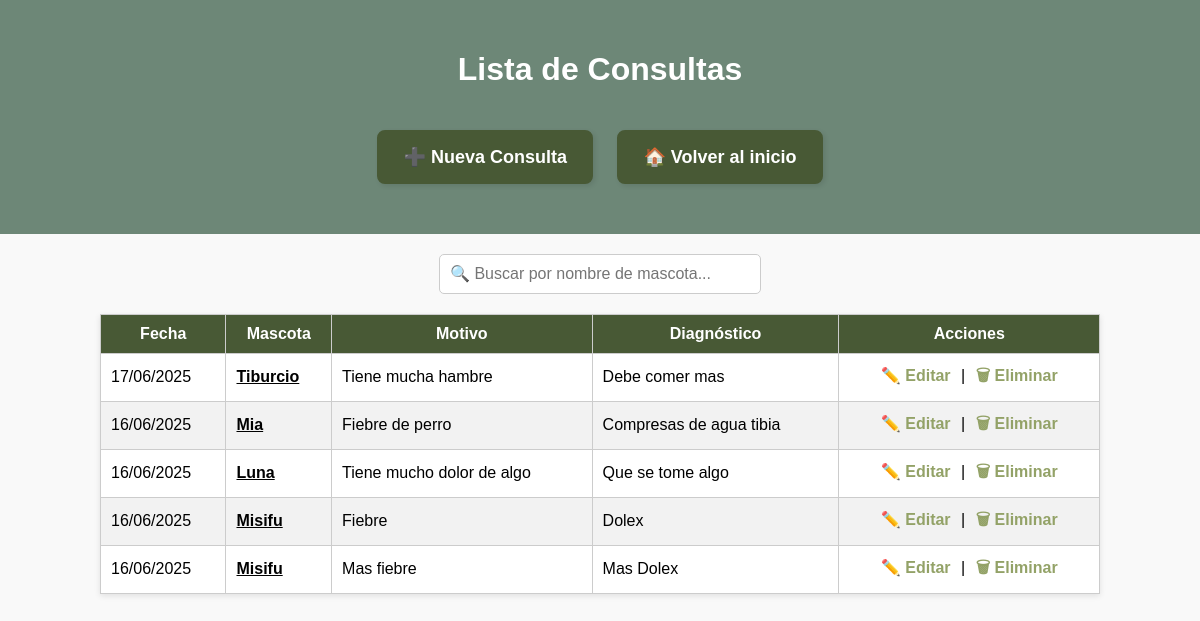
The page /consultas/lista/ on the database as committed earlier.
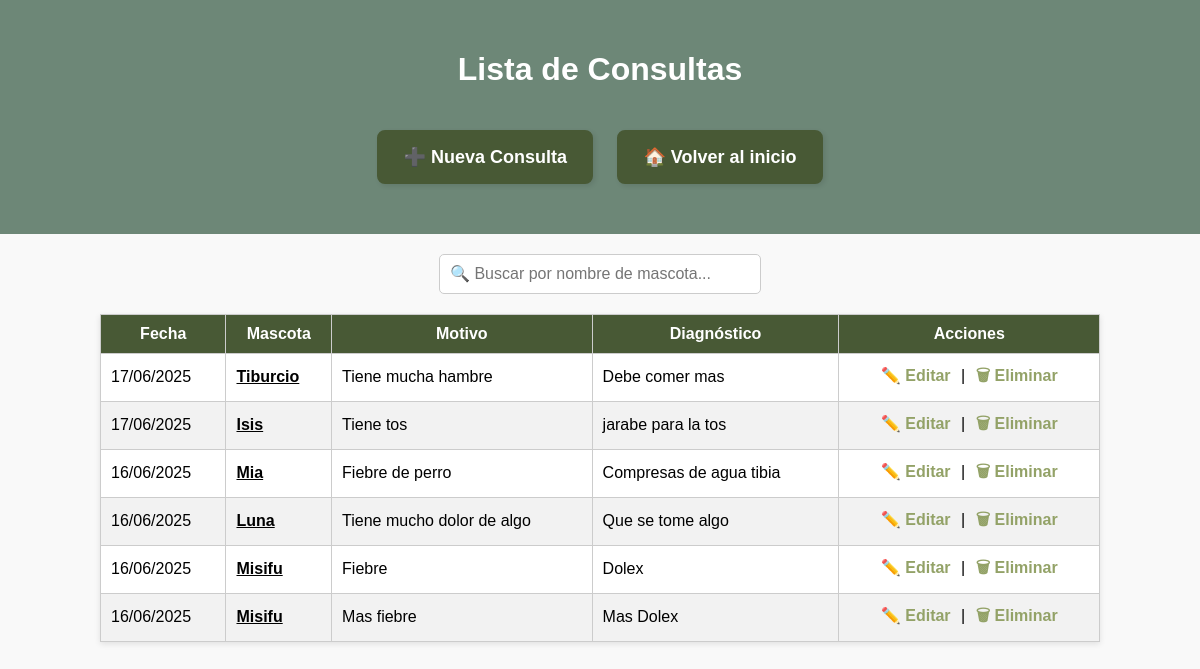
The same page on the database as committed later.
### principal/models.py (models this page shows, shortened)
class Consulta(models.Model):
    fecha = models.DateField()
    motivo = models.TextField(blank=True)
    diagnostico = models.TextField(blank=True)
    mascota = models.ForeignKey(Mascota, on_delete=models.CASCADE, related_name='consultas')
    activo = models.BooleanField(default=True)

class Mascota(models.Model):
    nombre_mascota = models.CharField(max_length=100)
    especie = models.CharField(max_length=50, blank=True)
    raza = models.CharField(max_length=50, blank=True)
    edad = models.PositiveIntegerField(null=True, blank=True)
    cliente = models.ForeignKey(Cliente, on_delete=models.CASCADE, related_name='mascotas')
    activo = models.BooleanField(default=True)

### principal/views.py (the view)
# urls.py: path('consultas/lista/', views.lista_consultas, name='lista_consultas'),
def lista_consultas(request):
    consultas = Consulta.objects.select_related('mascota').order_by('-fecha')
    return render(request, 'principal/lista_consultas.html', {'consultas': consultas})

### principal/templates/principal/lista_consultas.html (shortened to what this page needs)
{% load static %}
<!DOCTYPE html>
<html lang="es">
<head>
</head>
<body>
<header>
    <h1>Lista de Consultas</h1>
    <a href="{% url 'crear_consulta' %}" class="btn">➕ Nueva Consulta</a>
    <a href="{% url 'inicio' %}" class="btn">🏠 Volver al inicio</a>
</header>
<div class="search-box">
    <input type="text" id="buscar" placeholder="🔍 Buscar por nombre de mascota...">
</div>
<table id="tabla-consultas">
    <thead>
        <tr>
            <th>Fecha</th>
            <th>Mascota</th>
            <th>Motivo</th>
            <th>Diagnóstico</th>
            <th>Acciones</th>
        </tr>
    </thead>
    <tbody>
        {% for consulta in consultas %}
        <tr>
            <td>{{ consulta.fecha|date:"d/m/Y" }}</td>
            <td><a href="{% url 'historia_clinica' consulta.mascota.id %}" class="enlace-mascota">
                    {{ consulta.mascota.nombre_mascota }}
                </a></td>
            <td>{{ consulta.motivo|default:"-" }}</td>
            <td>{{ consulta.diagnostico|default:"-" }}</td>
            <td class="acciones">
                <a href="{% url 'editar_consulta' consulta.id %}">✏️ Editar</a>
                |
                <a href="{% url 'eliminar_consulta' consulta.id %}" onclick="return confirm('¿Eliminar esta consulta?');">🗑 Eliminar</a>
            </td>
        </tr>
        {% empty %}
        <tr><td colspan="5">No hay consultas registradas.</td></tr>
        {% endfor %}
    </tbody>
</table>
</body>
</html>

Rows that differ between the two databases and show on the page:
added Consulta: fecha "17/06/2025", mascota.nombre_mascota "Isis", motivo "Tiene tos", diagnostico "jarabe para la tos"
